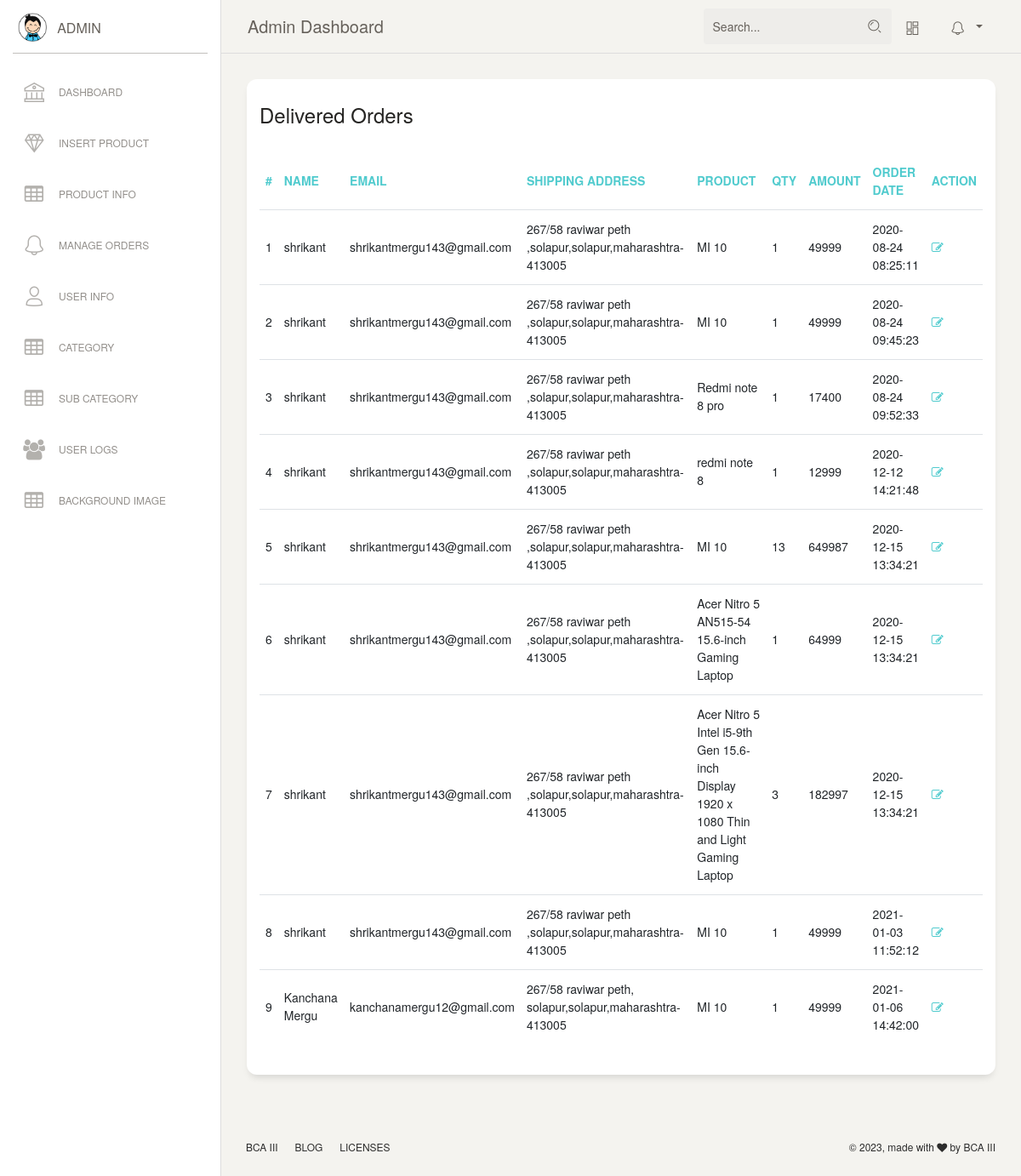
/admin/delivered_orders.php (signed in), run on the app's committed database.
### tables this page shows
CREATE TABLE `orders` (
  `id` int(11) NOT NULL,
  `userId` int(11) DEFAULT NULL,
  `productId` varchar(255) DEFAULT NULL,
  `quantity` int(11) DEFAULT NULL,
  `orderDate` timestamp NOT NULL DEFAULT current_timestamp(),
  `paymentMethod` varchar(50) DEFAULT NULL,
  `orderStatus` varchar(55) DEFAULT NULL,
  `size` varchar(100) NOT NULL
);

CREATE TABLE `users` (
  `id` int(11) NOT NULL,
  `name` varchar(255) DEFAULT NULL,
  `email` varchar(255) DEFAULT NULL,
  `contactno` bigint(11) DEFAULT NULL,
  `password` varchar(255) DEFAULT NULL,
  `shippingAddress` longtext DEFAULT NULL,
  `shippingState` varchar(255) DEFAULT NULL,
  `shippingCity` varchar(255) DEFAULT NULL,
  `shippingPincode` int(11) DEFAULT NULL,
  `billingAddress` longtext DEFAULT NULL,
  `billingState` varchar(255) DEFAULT NULL,
  `billingCity` varchar(255) DEFAULT NULL,
  `billingPincode` int(11) DEFAULT NULL,
  `regDate` timestamp NOT NULL DEFAULT current_timestamp(),
  `updationDate` varchar(255) DEFAULT NULL
);

CREATE TABLE `products` (
  `id` int(11) NOT NULL,
  `category` int(11) NOT NULL,
  `subCategory` int(11) DEFAULT NULL,
  `productName` varchar(255) DEFAULT NULL,
  `productCompany` varchar(255) DEFAULT NULL,
  `productPrice` int(11) DEFAULT NULL,
  `productPriceBeforeDiscount` int(11) DEFAULT NULL,
  `productDescription` longtext DEFAULT NULL,
  `productImage1` varchar(255) DEFAULT NULL,
  `productImage2` varchar(255) DEFAULT NULL,
  `productImage3` varchar(255) DEFAULT NULL,
  `shippingCharge` int(11) DEFAULT NULL,
  `productAvailability` varchar(255) DEFAULT NULL,
  `postingDate` timestamp NULL DEFAULT current_timestamp(),
  `updationDate` varchar(255) DEFAULT NULL,
  `size` varchar(100) NOT NULL,
  `jeanssize` varchar(100) NOT NULL
);

### admin/delivered_orders.php (the view, shortened to what this page needs)
<?php
include('include/config.php');
if(strlen($_SESSION['alogin'])==0)
  {
header('location:index.php');
}
else{
?>
<!DOCTYPE html>
<html lang="en">
<head>
  <?php  include"css.php" ?>
</head>
<body class="">
<?php include"include/slidebar.php" ?>
    <?php include"include/nav.php";?>
        <div class="content">
        <div class="row">
          <div class="col-md-12">
            <div class="card">
              <div class="card-header">
                <h4 class="card-title">Delivered Orders</h4>
              </div>
              <div class="card-body">
                <div class="table-responsive">
                  <table class="table">
                   <thead class=" text-primary">
                    <tr>
                      <th>#</th>
                      <th> Name</th>
                      <th width="50">Email </th>
                      <th>Shipping Address</th>
                      <th>Product </th>
                      <th>Qty </th>
                      <th>Amount </th>
                      <th>Order Date</th>
                      <th>Action</th>
                    </tr>
                  </thead>
                  <tbody>
<?php
$st='Delivered';
$query=mysqli_query($con,"select users.name as username,users.email as useremail,users.contactno as usercontact,users.shippingAddress as shippingaddress,users.shippingCity as shippingcity,users.shippingState as shippingstate,users.shippingPincode as shippingpincode,products.productName as productname,products.shippingCharge as shippingcharge,orders.quantity as quantity,orders.orderDate as orderdate,products.productPrice as productprice,orders.id as id  from orders join users on  orders.userId=users.id join products on products.id=orders.productId where orders.orderStatus='$st'");
$cnt=1;
while($row=mysqli_fetch_array($query))
{
?>
                    <tr>
                      <td><?php echo htmlentities($cnt);?></td>
                      <td><?php echo htmlentities($row['username']);?></td>
                      <td><?php echo htmlentities($row['useremail']);?></td>
                      <td><?php echo htmlentities($row['shippingaddress'].",".$row['shippingcity'].",".$row['shippingstate']."-".$row['shippingpincode']);?></td>
                      <td><?php echo htmlentities($row['productname']);?></td>
                      <td><?php echo htmlentities($row['quantity']);?></td>
                      <td><?php echo htmlentities($row['quantity']*$row['productprice']+$row['shippingcharge']);?></td>
                      <td><?php echo htmlentities($row['orderdate']);?></td>
                      <td>    <a href="updateorder.php?oid=<?php echo htmlentities($row['id']);?>" title="Update order" target="_blank"><i class="fa fa-edit"></i></a>
                      </td>
                      </tr>
                    <?php $cnt=$cnt+1; } ?>
                    </tbody>
                </table>
                </div></div>
            </div>
        </div>
    </div>
</div>
  <?php include"include/footer.php";?>
</body>
</html>
<?php  }?>

### data on the page
orders: userId.name "shrikant", userId.email "shrikantmergu143@gmail.com", userId.shippingPincode "267/58 raviwar peth ,solapur,solapur,maharashtra-413005", productId.productName "MI 10", quantity "1", $row['quantity']*$row['productprice']+$row['shippingcharge'] "49999", orderDate "2020-08-24 08:25:11"
orders: userId.name "shrikant", userId.email "shrikantmergu143@gmail.com", userId.shippingPincode "267/58 raviwar peth ,solapur,solapur,maharashtra-413005", productId.productName "MI 10", quantity "1", $row['quantity']*$row['productprice']+$row['shippingcharge'] "49999", orderDate "2020-08-24 09:45:23"
orders: userId.name "shrikant", userId.email "shrikantmergu143@gmail.com", userId.shippingPincode "267/58 raviwar peth ,solapur,solapur,maharashtra-413005", productId.productName "Redmi note 8 pro", quantity "1", $row['quantity']*$row['productprice']+$row['shippingcharge'] "17400", orderDate "2020-08-24 09:52:33"
orders: userId.name "shrikant", userId.email "shrikantmergu143@gmail.com", userId.shippingPincode "267/58 raviwar peth ,solapur,solapur,maharashtra-413005", productId.productName "redmi note 8", quantity "1", $row['quantity']*$row['productprice']+$row['shippingcharge'] "12999", orderDate "2020-12-12 14:21:48"
orders: userId.name "shrikant", userId.email "shrikantmergu143@gmail.com", userId.shippingPincode "267/58 raviwar peth ,solapur,solapur,maharashtra-413005", productId.productName "MI 10", quantity "13", $row['quantity']*$row['productprice']+$row['shippingcharge'] "649987", orderDate "2020-12-15 13:34:21"
orders: userId.name "shrikant", userId.email "shrikantmergu143@gmail.com", userId.shippingPincode "267/58 raviwar peth ,solapur,solapur,maharashtra-413005", productId.productName "Acer Nitro 5 AN515-54 15.6-inch Gaming Laptop", quantity "1", $row['quantity']*$row['productprice']+$row['shippingcharge'] "64999", orderDate "2020-12-15 13:34:21"
orders: userId.name "shrikant", userId.email "shrikantmergu143@gmail.com", userId.shippingPincode "267/58 raviwar peth ,solapur,solapur,maharashtra-413005", productId.productName "Acer Nitro 5 Intel i5-9th Gen 15.6-inch Display 1920 x 1080 Thin and Light Gaming Laptop", quantity "3", $row['quantity']*$row['productprice']+$row['shippingcharge'] "182997", orderDate "2020-12-15 13:34:21"
orders: userId.name "shrikant", userId.email "shrikantmergu143@gmail.com", userId.shippingPincode "267/58 raviwar peth ,solapur,solapur,maharashtra-413005", productId.productName "MI 10", quantity "1", $row['quantity']*$row['productprice']+$row['shippingcharge'] "49999", orderDate "2021-01-03 11:52:12"
orders: userId.name "Kanchana Mergu", userId.email "kanchanamergu12@gmail.com", userId.shippingPincode "267/58 raviwar peth, solapur,solapur,maharashtra-413005", productId.productName "MI 10", quantity "1", $row['quantity']*$row['productprice']+$row['shippingcharge'] "49999", orderDate "2021-01-06 14:42:00"
